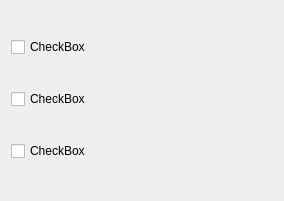
<?xml version="1.0" encoding="UTF-8"?>
<ui version="4.0">
 <class>QtVirtualBastardExample1Dialog</class>
 <widget class="QDialog" name="QtVirtualBastardExample1Dialog">
  <property name="geometry">
   <rect>
    <x>0</x>
    <y>0</y>
    <width>284</width>
    <height>201</height>
   </rect>
  </property>
  <property name="windowTitle">
   <string>Dialog</string>
  </property>
  <layout class="QVBoxLayout" name="verticalLayout">
   <item>
    <widget class="QCheckBox" name="checkBox">
     <property name="text">
      <string>CheckBox</string>
     </property>
    </widget>
   </item>
   <item>
    <widget class="QCheckBox" name="checkBox_2">
     <property name="text">
      <string>CheckBox</string>
     </property>
    </widget>
   </item>
   <item>
    <widget class="QCheckBox" name="checkBox_3">
     <property name="text">
      <string>CheckBox</string>
     </property>
    </widget>
   </item>
  </layout>
 </widget>
 <resources/>
 <connections/>
</ui>
